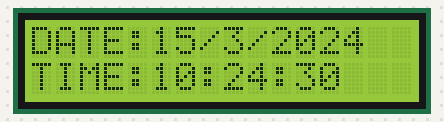
A sketch run on a simulated Arduino Uno, built with avr-gcc and run on an emulated ATmega328P. Parts: 16×2 character LCD. The local clock reads 2024-03-15 10:24:30 at power-on unless the sketch sets it.

Above: at 0.1 s.
At 4.1 s:
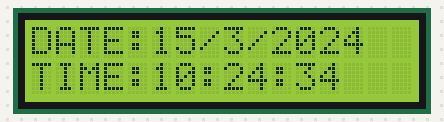
At 9.2 s:
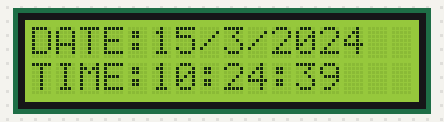
At 19.2 s:
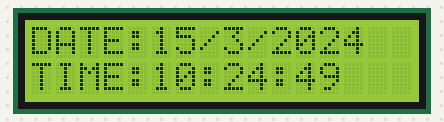
At 28.3 s:
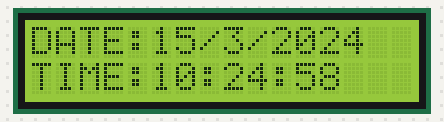
At 38.3 s:
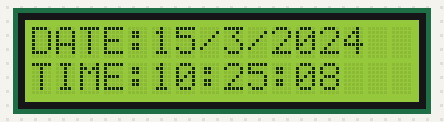

Measured:
- what the display in image 1 shows lasts 1.0 s, from 4.1 s to 5.1 s

The sketch:

RTC.a.ino
```cpp
#include <Wire.h>
#include "RTClib.h"
#include <LiquidCrystal.h>
LiquidCrystal lcd(7,6,5,4,3,2);
DS1307 RTC;

void setup () {
Serial.begin(9600);
Wire.begin();
RTC.begin();
lcd.begin(16,2);

//pinMode(8,OUTPUT);

if (! RTC.isrunning()) {
Serial.println("RTC is NOT running!");
// following line sets the RTC to the date & time this sketch was compiled
RTC.adjust(DateTime(__DATE__, __TIME__));
}
}

void loop () {
DateTime now = RTC.now();
lcd.setCursor(0, 0);
lcd.print("DATE:");
lcd.print(now.day());
lcd.print('/');
lcd.print(now.month());
lcd.print('/');
lcd.print(now.year());
lcd.print(' ');
lcd.setCursor(0, 1);
lcd.print("TIME:");
if (now.hour()<10)
lcd.print('0');
lcd.print(now.hour());
lcd.print(':');
if (now.minute()<10)
lcd.print('0');
lcd.print(now.minute());
lcd.print(':');
if (now.second()<10)
lcd.print('0');
lcd.print(now.second());
delay(1000);
}
```
